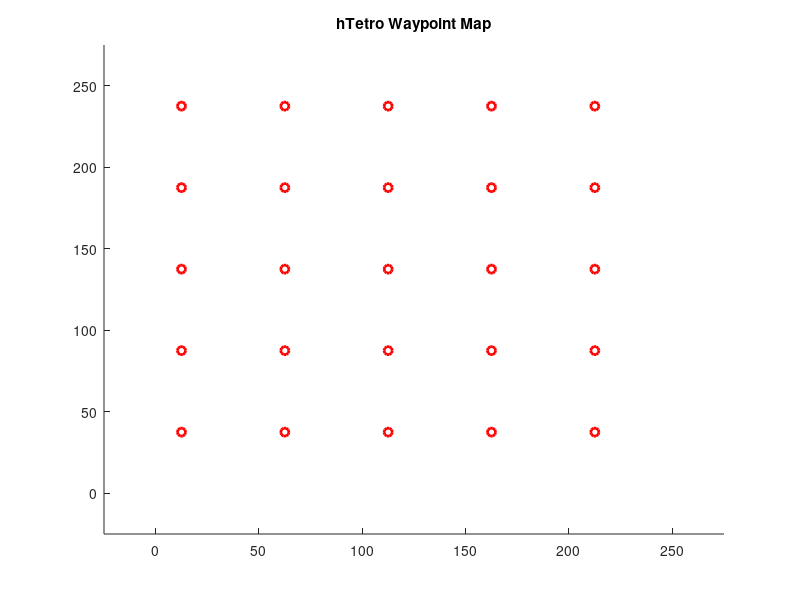

Reproduce this figure in MATLAB. (Note: this script raises an error after producing the figure.)
clf
cla
close all;
clc;

%% Variable Setup

addpath('C:\Users\IceFox\Desktop\ERMINE\MATLAB\Robot_PC')
addpath('C:\Users\IceFox\Desktop\ERMINE\MATLAB\Robot_PC\Maps')

% General Map Setup
file_map = 'Empty';   % Set Map as 'Empty' for empty map
grid_size = [10 10];   % Assign values for grid size if an empty map is chosen
grid_w = 25;    % Grid width (unit:cm)

tol_wp = 6; %18    % Waypoint tolerance (unit:cm)               
tol_line_width =  10; %12;    % Route deviation tolerance (unit:cm)

cvg_sample_side = [20 20];  % Robot map coverage samples size 
fixed_offset = [96.5 -54.5];    % Initial robot position offset (unit:cm)

% Grid Map Setup
starting_grid = [1 2];  % Robot starting grid
clims = [-1000, 200];  % Grid color map limits
grid_coverage_grid_default_value = -980;
grid_coverage_colormap = 'parula'; % Colormap format
grid_coverage_sim_increase = 8; % Grid color map value increased for each step during simulation;
grid_coverage_increase = 1; % Grid color map value increased for each step during robot demo;

% Algorithms
Algorithm = 'square_waypoint';
navigation_mode = 'Point';
zigzag_mode = 'simple';

% Time Frame Setup
max_step = 20000;   % Maximum system steps
interval_system_time = 4;   % Robot dynamics update intervals
interval_normal_linear_command_send = 15; % Robot normal linear commands sending interval
interval_rotation_command_send = 10;    % Robot rotation commands sending interval

% Robot Dynamics Setup
robot_Form = 2; % Robot starting shape
tol_transform = pi/50;  % Robot Transformation angle tolerance (unit:rad)
Dy_angv_transform = pi/4;  % Robot transformation angular velocity (unit:rad)
tol_heading = pi/7; % Robot heading deviation tolerance (unit:rad)

update_rate_streaming = 1;  % Robot position update rate during data streaming
update_rate_streaming_single_value = 1; % Robot position update rate during data streaming with single values
update_rate_sim = 0.2; % Robot position update rate during simulation

% Serial Communication Setup
Serial_port = 'COM12';  % Communication port to XBee module
baudrate = 9600;    % default:9600


% Toggle 
is_xbee_on = false; 
is_streaming_on = false;

is_calculate_coverage = false;
is_calculate_grid_coverage_duration = true;
is_display_coverage_map = false;
is_display_wp = true;   
is_display_wp_clearing = false;
is_display_route = true;
is_display_route_clearing = true;
is_display_grid_on = true;
is_display_obstacle = true;
is_display_grid_coverage_map = true;
is_display_ignite_swept_grid = true;
is_print_coverage = false;
is_print_sent_commands = true;
is_print_route_deviation = false;
is_fixed_offset = false;
is_sim_normal_noise_on= false;
is_sim_large_noise_y_on = false;
is_sim_heading_correction = false;
is_streaming_collect_single_values = true;

% Data streaming setup
streaming_max_single_val = 1000;                 % Accepted maximum streaming value from data log. (unit: cm)
streaming_max_shift_dis = 35;                       % Accepted maximum shifting distance between two positions. (unit: cm)
streaming_max_shift_dis_single_value = 30;    % Accepted maximum shifting distance between two positions during single value streaming (unit: cm)

max_pos_initialize = 10;    % Number of valid position values required to finish robot initialization

% Simulation Setup
sim_noise_normal = 20;  % Noise value during simulation (unit: cm)
sim_noise_large_y_frequency = 0.05; % Frequency of large Y axis noise during simulation 
sim_noise_large_y = 50; % large Y axis noise value during simulation (unit: cm)

robot_weight = [1.5 1.5 1.5 1.5]; % Robot weights (unit: kg)


%% Variable initialization

is_using_obs_map = false;

Map_obs = [];
if exist([file_map, '.txt'], 'file') == 2
    Map_obs = csvread([file_map, '.txt']);
    disp(['Map: ', file_map, '.txt loaded successfully!']);
    grid_size = Map_obs(1,:);
    is_using_obs_map = true;
else
    disp(['Default map loaded successfully!']);
end
heading = [0 0 pi pi];

time_pause = interval_system_time/700;

pos_uwb_offset = [12.5 37.5];
flex_offset = [0 0];
pos_uwb_raw =  zeros(2, max_step);
pos_uwb = zeros(2, max_step);

pos_center = zeros(4, 2, max_step);

%heading = zeros(4, max_step);

Grid_setup = zeros(grid_size(2),  grid_size(1));
Grid_current =  zeros(grid_size(2),  grid_size(1), max_step);
Grid_visited =  ones(grid_size(2),  grid_size(1), max_step)* grid_coverage_grid_default_value;
Grid_obstacle = zeros(grid_size(2),  grid_size(1), max_step);
for idxobs = 2:size(Map_obs,1)
    Grid_visited(Map_obs(idxobs,1),Map_obs(idxobs,2),1) = clims(1);
    Grid_obstacle(Map_obs(idxobs,1),Map_obs(idxobs,2),1) = 1;
end

robot_center_Grid = [];
robot_Grid = [];

prev_char_command = 'S';
command_count_normal_linear = 0;
command_count_rotation = 0;

Dy_force = zeros(4, 2, max_step);
Dy_a = zeros(4, 2, max_step);
Dy_v = zeros(4, 2, max_step);

is_rotating = false;

Wp = [];

Circle_Wp = [];
Obstacles = [];

Line_Linear_Route = [];

Line_Robot = [];
Line_Robot_area = [];
Line_Border = [];
loc_center = [0 0];

is_transforming = false;

RobotShapes = [0 0 0 0 ;              
                        0 0 pi pi;
                        0 0 0 -pi;
                        -pi 0 0 0;
                        -pi 0 0 -pi;
                        -pi/2 0 pi 0;
                        -pi/2 0 pi pi/2];
                    
for idx = 1:3
    RobotShapes = [RobotShapes; RobotShapes + pi/2*idx];
end
                    
%                                    Robot Shapes
%   =====================================
%         s01     s02      s03     s04      s05        s06       s07
%   -----------------------------------------------------------------
%
%          4                  3 4       4
%          3       2 3       2         3       4 3        2 3 4     2 3
%          2       1 4       1       1 2         2 1        1           1 4
%          1                      
%
%         s08           s010         s11        s12       s13      s14
%   -----------------------------------------------------------------
%
%                        1 2 4        1              4         2            2
%       1 2 3 4            3         2 3 4      2 3      1 3         1 3
%                                                     1           4         4
%  

Robot_Relative_Pos = [0 -1; 0 1; 0 2;
                                 0 -1; 1 0; 1 -1;
                                 -1 0; 0 1; 1 1;
                                 -1 0; 0 1; 0 2;
                                 1 0; 0 1; -1 1;
                                 1 -1; 1 0; 2 0;
                                 1 -1; 1 0; 2 -1];
                             


Char_command_array_linear = ['R', 'F', 'L', 'B'];
Char_command_array_linear_adjustment =  ['r', 'f', 'l', 'b'];
heading_command_compensate = 0;

char_command = 'S';
Cvg = [];
count_cvg_point = 0;
cvg_sample_w = grid_w*[grid_size(2)/cvg_sample_side(1) grid_size(1)/cvg_sample_side(2)];
grid_dhw = sqrt(2) / 2 * grid_w;

count_pos_initialize = 0;
is_pos_initialized = false;
pos_initial = [];

if (is_xbee_on)
    delete(instrfindall);
    arduino = serial(Serial_port,'BaudRate',baudrate);
    fopen(arduino);
    
    % TO CHANGE!
    writedata = char('2');
    fwrite(arduino,writedata,'char');
end

for idxx = 1:(cvg_sample_side(2)+1)
    for idxy = 1:(cvg_sample_side(1)+1)
        Cvg = [Cvg; cvg_sample_w(1)*(idxy-1) cvg_sample_w(2)*(idxx-1) 0];
    end
end

%% Waypoint Generation

if (strcmp(navigation_mode,'Line'))

    wp_current = 1;
    disp('Generating robot routes...')
    if (strcmp(zigzag_mode, 'shape_O_I'))
        for idx = 1: grid_size(2)-2
            if (mod(idx, 4) == 1)
                if (idx == 1)
                    Wp = [Wp; 0.5*grid_w  (idx+0.5)*grid_w 2 1];
                else
                    Wp = [Wp; 0.5*grid_w  (idx+floor(idx/2)+0.5)*grid_w 2 0];
                end
            end
            if (mod(idx, 4) == 2)
                Wp = [Wp; (grid_size(1) - 1.5)*grid_w  (idx+floor(idx/2)-1.5)*grid_w 2 0];
            end
            if (mod(idx, 4) == 3)
                Wp = [Wp; (grid_size(1) - 1.5)*grid_w (idx+floor(idx/2)-0.5)*grid_w 2 0];
            end
            if (mod(idx, 4) == 0)
                Wp = [Wp; 0.5*grid_w  (idx+floor(idx/2)-2.5)*grid_w 2 0];
            end
        end
    elseif(strcmp(zigzag_mode, 'simple'))
        for idx = 1: grid_size(2)
            if (mod(idx, 4) == 1)
                if (idx == 1)
                    Wp = [Wp; 0.5*grid_w  (idx+0.5)*grid_w 2 1];
                else
                    Wp = [Wp; 0.5*grid_w  (idx+0.5)*grid_w 2 0];
                end
            end
            if (mod(idx, 4) == 2)
                Wp = [Wp; (grid_size(2) - 1.5)*grid_w  (idx-0.5)*grid_w 2 0];
            end
            if (mod(idx, 4) == 3)
                Wp = [Wp; (grid_size(2) - 1.5)*grid_w (idx+0.5)*grid_w 2 0];
            end
            if (mod(idx, 4) == 0)
                Wp = [Wp; 0.5*grid_w  (idx-0.5)*grid_w 2 0];
            end
        end
    end
elseif (strcmp(navigation_mode,'Point'))
    disp('Generating waypoints...')
    wp_current = 1;
    for idx = 1: grid_size(2)
        if (mod(idx, 4) == 1)
            Wp = [Wp; 0.5*grid_w  (idx+0.5)*grid_w 1];
            Wp = [Wp; (0.5+(grid_size(1)-2)*1/4.0)*grid_w  (idx+0.5)*grid_w 25];
            Wp = [Wp; (0.5+(grid_size(1)-2)*2/4.0)*grid_w  (idx+0.5)*grid_w 8];
            Wp = [Wp; (0.5+(grid_size(1)-2)*3/4.0)*grid_w  (idx+0.5)*grid_w 9];
        end
        if (mod(idx, 4) == 2)
            Wp = [Wp; (grid_size(1) - 1.5)*grid_w  (idx-0.5)*grid_w 21];
        end
        if (mod(idx, 4) == 3)
            Wp = [Wp; (grid_size(1) - 1.5)*grid_w (idx+0.5)*grid_w 2];
            Wp = [Wp; (grid_size(1) - 1.5 - (grid_size(1)-2)*1/4.0)*grid_w  (idx+0.5)*grid_w 11];
            Wp = [Wp; (grid_size(1) - 1.5 - (grid_size(1)-2)*2/4.0)*grid_w  (idx+0.5)*grid_w 13];
            Wp = [Wp; (grid_size(1) - 1.5 - (grid_size(1)-2)*3/4.0)*grid_w  (idx+0.5)*grid_w 5];
        end
        if (mod(idx, 4) == 0)
            Wp = [Wp; 0.5*grid_w  (idx-0.5)*grid_w 2];
        end
    end
elseif (strcmp(navigation_mode,'Shape_O_I_gen'))
    disp('Generating waypoints...')
    wp_current = 1;
    Wp = wp_generator_Shape_O_I(grid_size, grid_w, Grid_obstacle, 2, true);
elseif (strcmp(navigation_mode,'Astar_algorithm'))
    disp('Generating waypoints...')
    wp_current = 1;
    Wp = wp_generator_a_star(grid_size, grid_w, Grid_obstacle, 2, starting_grid, true);
    
    Wp_hack = [];
    for idx = 1: grid_size(2)
        if (mod(idx, 4) == 1)
            Wp_hack = [Wp_hack; 0.5*grid_w  (idx+0.5)*grid_w 1];
        end
        if (mod(idx, 4) == 2)
            Wp_hack = [Wp_hack; (grid_size(1) - 1.5)*grid_w  (idx-0.5)*grid_w 1];
        end
        if (mod(idx, 4) == 3)
            Wp_hack = [Wp_hack; (grid_size(1) - 1.5)*grid_w (idx+0.5)*grid_w 1];
        end
        if (mod(idx, 4) == 0)
            Wp_hack = [Wp_hack; 0.5*grid_w  (idx-0.5)*grid_w 1];
        end
    end
else
    disp('Navigation method is invalid.')
    disp('Terminating Matlab script...')
    return
end

%% DRAW MAP


figure(1)
axis([-grid_w grid_w*(grid_size(1)+1) -grid_w grid_w*(grid_size(2)+1)])
title('hTetro Waypoint Map')
hold on


 % Draw Waypoints
if (is_display_wp)
    for idx = 1: size(Wp,1)
        Circle_Wp(idx) = plot(Wp(idx, 1), Wp(idx, 2),'Color', 'r', 'LineWidth', 2, 'Marker', 'o');
    end
end

if (is_using_obs_map)
    if (is_display_obstacle)
        figure(1)
        for idxobs = 2:size(Map_obs,1)
                Obstacles = rectangle('Position', [grid_w*(Map_obs(idxobs, :) - [1 1]), grid_w grid_w], ...
                                                'FaceColor', [0 0 0]);
        end
    end
end

txt_endLine = [0 0];
txt_endLine_last = [0 0];

%% Square Waypoint  (SW)
tic
if ( strcmp( Algorithm, 'square_waypoint'))
    
    % Algorithm Setup
    occup_start = [2 1; 1 1; 1 2; 2 2];
    
    for idx = 1: 4
        Grid_current( occup_start( idx, 1), occup_start( idx, 2), 1) = idx ;
        Grid_visited( occup_start( idx, 1), occup_start( idx, 2), 1) = 1;
    end 
    pos_uwb_raw(:, 1) = pos_uwb_offset;
    pos_uwb(:, 1) = pos_uwb_raw(:, 1);

    % Algorithm Main Loop
    for step = 1:max_step
        
        % Pause function
        pause(time_pause);
           
        % streaming input
        if (is_streaming_on)
           
            fid = fopen('C:\Marvelmind\dashboard\logs\TestLog.txt','rt');
            txt_Streaming = textscan(fid, '%f %f %f %f %f %f %f %f %f %f %f %f %f %f %f', 'delimiter', ',','collectoutput',true...
                  , 'HeaderLines', 3);
            txt_Streaming=txt_Streaming{1};
            fclose(fid);
            txt_rows=size(txt_Streaming,1);
            txt_endLine = txt_Streaming(end, 5:6);
            
            if (is_fixed_offset) 
                txt_endLine = txt_endLine*100 + fixed_offset;
            else
                txt_endLine = txt_endLine*100 + flex_offset;
            end
            
            % Initialize starting position
            if (~is_pos_initialized && (txt_endLine(1) ~= 0 &&  ~isnan(txt_endLine(1))  &&  txt_endLine(2) ~= 0 &&  ~isnan(txt_endLine(2))))
                if (txt_endLine(1) < streaming_max_single_val && txt_endLine(2) < streaming_max_single_val)
                    count_pos_initialize = count_pos_initialize + 1;
                    pos_initial = [pos_initial; txt_endLine];
                    if count_pos_initialize >= max_pos_initialize
                        txt_endLine_last = mean(pos_initial);
                        is_pos_initialized = true;
                        disp(['Position initialized at x:',  num2str(txt_endLine_last(1)), '; y:', num2str(txt_endLine_last(2))]);
                        flex_offset = (starting_grid - [0.5 0.5])* grid_w - txt_endLine_last;
                        %pos_uwb_offset = txt_endLine_last - starting_grid * grid_w;
                        txt_endLine_last = starting_grid * grid_w;
                    end
                    pos_uwb(:, step+1) = pos_uwb(:, step);
                end
            elseif  (is_pos_initialized)
                % Streaming with Dashboard data
                if (~is_streaming_collect_single_values && txt_endLine(1) ~= 0 &&  ~isnan(txt_endLine(1))  &&  txt_endLine(2) ~= 0 &&  ~isnan(txt_endLine(2)) )
                    if (txt_endLine_last(1) ~= txt_endLine(1) || txt_endLine_last(2) ~= txt_endLine(2)) 
                        if norm(txt_endLine_last - txt_endLine) < streaming_max_shift_dis
                            line([txt_endLine_last(1) txt_endLine(1)], [txt_endLine_last(2) txt_endLine(2)]);
                            txt_endLine_last = txt_endLine;
                            pos_uwb(:, step+1) = (1 - update_rate_streaming) * pos_uwb(:, step) + update_rate_streaming * txt_endLine_last.' ;
                        else
                            pos_uwb(:, step+1) = pos_uwb(:, step);
                        end
                    else
                        pos_uwb(:, step+1) = pos_uwb(:, step);
                    end
                % Single value allowed for data streaming at higher frequency
                elseif (is_streaming_collect_single_values && txt_endLine(1) ~= 0  && txt_endLine(2) ~= 0 )
                     if(~isnan(txt_endLine(1)) && ~isnan(txt_endLine(2)))
                        if (txt_endLine_last(1) ~= txt_endLine(1) || txt_endLine_last(2) ~= txt_endLine(2)) 
                            if norm(txt_endLine_last - txt_endLine) < streaming_max_shift_dis
                                line([txt_endLine_last(1) txt_endLine(1)], [txt_endLine_last(2) txt_endLine(2)]);
                                txt_endLine_last = txt_endLine;
                                pos_uwb(:, step+1) = (1 - update_rate_streaming) * pos_uwb(:, step) + update_rate_streaming * txt_endLine_last.' ;
                            else
                                pos_uwb(:, step+1) = pos_uwb(:, step);
                            end
                        else
                            pos_uwb(:, step+1) = pos_uwb(:, step);
                        end
                     elseif(~isnan(txt_endLine(1)))
                        if (txt_endLine_last(1) ~= txt_endLine(1))
                            txt_endLine = [txt_endLine(1) txt_endLine_last(2)];
                            if norm(txt_endLine_last - txt_endLine) < streaming_max_shift_dis_single_value
                                line([txt_endLine_last(1) txt_endLine(1)], [txt_endLine_last(2) txt_endLine_last(2)]);
                                txt_endLine_last = txt_endLine;
                                pos_uwb(:, step+1) = (1 - update_rate_streaming_single_value) * pos_uwb(:, step) + update_rate_streaming_single_value * txt_endLine_last.' ;
                            else
                                pos_uwb(:, step+1) = pos_uwb(:, step);
                            end
                        else
                            pos_uwb(:, step+1) = pos_uwb(:, step);
                        end
                    elseif(~isnan(txt_endLine(2)))
                        if (txt_endLine_last(2) ~= txt_endLine(2))
                            txt_endLine = [txt_endLine_last(1) txt_endLine(2)];
                            if norm(txt_endLine_last - txt_endLine) < streaming_max_shift_dis_single_value
                                line([txt_endLine_last(1) txt_endLine_last(1)], [txt_endLine_last(2) txt_endLine(2)]);
                                txt_endLine_last = txt_endLine;
                                pos_uwb(:, step+1) = (1 - update_rate_streaming_single_value) * pos_uwb(:, step) + update_rate_streaming_single_value * txt_endLine_last.'  ;
                            else
                                pos_uwb(:, step+1) = pos_uwb(:, step);
                            end
                        else
                            pos_uwb(:, step+1) = pos_uwb(:, step);
                        end
                    else
                        pos_uwb(:, step+1) = pos_uwb(:, step);
                    end
                else
                    pos_uwb(:, step+1) = pos_uwb(:, step);
                end
            else
                pos_uwb(:, step+1) = pos_uwb(:, step);
            end
        end
        
        % Grid Info
        robot_center_Grid = [1+floor(pos_uwb(1, step)/grid_w) 1+floor(pos_uwb(2, step)/grid_w)];
        rotated_relative_grid_pos = rotationMatrix(Robot_Relative_Pos, Wp(wp_current, 3));
        robot_Grid = [ rotated_relative_grid_pos(1,:);
                             0 0;
                            rotated_relative_grid_pos(2,:);
                            rotated_relative_grid_pos(3,:)] + robot_center_Grid;
                        
        Grid_visited(:,:,step+1) = Grid_visited(:,:,step);
        for idxbox = 1:4
            if (robot_Grid(idxbox,1) > 0 && robot_Grid(idxbox,2) > 0 &&...
                    robot_Grid(idxbox,1) <= grid_size(1) && robot_Grid(idxbox,2) <= grid_size(2))
                if (Grid_visited(robot_Grid(idxbox,1),robot_Grid(idxbox,2),step+1) == grid_coverage_grid_default_value)
                    Grid_visited(robot_Grid(idxbox,1),robot_Grid(idxbox,2),step+1) = 0;
                else
                    if(~is_streaming_on)
                        Grid_visited(robot_Grid(idxbox,1),robot_Grid(idxbox,2),step+1) = ...
                            Grid_visited(robot_Grid(idxbox,1),robot_Grid(idxbox,2),step) + grid_coverage_sim_increase;
                    else
                        Grid_visited(robot_Grid(idxbox,1),robot_Grid(idxbox,2),step+1) = ...
                            Grid_visited(robot_Grid(idxbox,1),robot_Grid(idxbox,2),step) + grid_coverage_increase;
                    end
                end
            end
        end
        if (is_display_grid_coverage_map)
            figure(2)
            title('hTetro Coverage Map')
            imagesc(flipud(transpose(Grid_visited(:,:,step+1))), clims)
            cmap = colormap(grid_coverage_colormap);
            cmap(1,:) = zeros(1,3);
            colormap(cmap);
            colorbar
            figure(1)
        end
        
        % Waypoint clearing
        %{
        if(norm(pos_uwb(:, step).' - Wp(wp_current, 1:2)) < tol_wp )
            if (is_display_wp && is_display_wp_clearing)
                delete(Circle_Wp(wp_current));
            end
            wp_current = wp_current + 1;
            % Break condition
            if wp_current > size(Wp,1)
                break;
            end
            heading_command_compensate = floor((Wp(wp_current, 3)-1)/7);
        end
        %}
        
        % Transformation
        is_require_transform = false;
        for rbtidx = 1:4
            if abs(heading(rbtidx) - RobotShapes(Wp(wp_current, 3),rbtidx)) > tol_transform
                is_require_transform = true;
            end
        end
        
        if (robot_Form ~= Wp(wp_current, 3) && is_require_transform)
            if (command_count_rotation >= interval_rotation_command_send)
                is_transforming = true;
                if (is_xbee_on)
                    writedata = char(num2str(Wp(wp_current, 3)));
                    fwrite(arduino,writedata,'char');
                end
                prev_char_command = char(num2str(Wp(wp_current, 3)));
                if (is_print_sent_commands) 
                    disp(['Time:', num2str(round(toc,2)), 's; Command Sent: ''' , num2str(Wp(wp_current, 3)), ''''])
                end
                command_count_rotation = 0;
            else
                command_count_rotation = command_count_rotation + 1;
            end
        else
            robot_Form = Wp(wp_current, 3);
            heading_command_compensate = floor((Wp(wp_current, 3)-1)/7);
            is_transforming = false;
        end
            
        % Robot Motion
        if (~is_pos_initialized && is_streaming_on)
            pos_uwb(:, step+1) = pos_uwb(:, step);
        elseif (is_transforming)
            heading = robotTransformation(Wp(wp_current, 3), heading, RobotShapes, tol_transform, Dy_angv_transform);
            pos_uwb(:, step+1) = pos_uwb(:, step);
        elseif (heading(2) > tol_heading && is_sim_heading_correction ) 
            [Dy_v(:, :, step), heading] = robotMovement('l', heading, 0);
            pos_uwb(:, step+1) = pos_uwb(:, step);
        elseif (heading(2) < - tol_heading && is_sim_heading_correction) 
            [Dy_v(:, :, step), heading]  = robotMovement('r', heading, 0);
            pos_uwb(:, step+1) = pos_uwb(:, step);
        else
            % Waypoint navigation
            if (strcmp(navigation_mode,'Point'))
                if abs(Wp(wp_current, 1) - pos_uwb(1,step)) > abs(Wp(wp_current, 2) - pos_uwb(2,step)) 
                    if Wp(wp_current, 1) - pos_uwb(1,step) > 0
                        char_command = Char_command_array_linear(1+mod(heading_command_compensate,4));  
                    else
                        char_command = Char_command_array_linear(1+mod(heading_command_compensate+2,4));
                    end
                else
                    if Wp(wp_current, 2) - pos_uwb(2,step) > 0
                        char_command = Char_command_array_linear(1+mod(heading_command_compensate+1,4));
                    else
                        char_command = Char_command_array_linear(1+mod(heading_command_compensate+3,4));
                    end
                end
            % Line navigation
            elseif (strcmp(navigation_mode,'Line'))
                if (Wp(wp_current, 4) == 1)
                    if abs(Wp(wp_current, 1) - pos_uwb(1,step)) > abs(Wp(wp_current, 2) - pos_uwb(2,step)) 
                        if Wp(wp_current, 1) - pos_uwb(1,step) > 0
                            char_command = Char_command_array_linear(1+mod(heading_command_compensate,4));  
                        else
                            char_command = Char_command_array_linear(1+mod(heading_command_compensate+2,4));
                        end
                    else
                        if Wp(wp_current, 2) - pos_uwb(2,step) > 0
                            char_command = Char_command_array_linear(1+mod(heading_command_compensate+1,4));
                        else
                            char_command = Char_command_array_linear(1+mod(heading_command_compensate+3,4));
                        end
                    end
                else
                    route_deviation = Dis_point_line([pos_uwb(: , step).' 0], [Wp(wp_current, 1:2) 0], [Wp(wp_current-1, 1:2) 0]) - tol_line_width;
                    if  (route_deviation < 0)
                        if abs(Wp(wp_current, 1) - pos_uwb(1,step)) > abs(Wp(wp_current, 2) - pos_uwb(2,step)) 
                            if Wp(wp_current, 1) - pos_uwb(1,step) > 0
                                char_command = Char_command_array_linear(1+mod(heading_command_compensate,4));  
                            else
                                char_command = Char_command_array_linear(1+mod(heading_command_compensate+2,4));
                            end
                        else
                            if Wp(wp_current, 2) - pos_uwb(2,step) > 0
                                char_command = Char_command_array_linear(1+mod(heading_command_compensate+1,4));
                            else
                                char_command = Char_command_array_linear(1+mod(heading_command_compensate+3,4));
                            end
                        end
                    else
                        if (is_print_route_deviation)
                            disp(['Time:', num2str(round(toc,2)), 's; Grid: (', num2str(robot_center_Grid(1)), ',' num2str(robot_center_Grid(2)), ...
                                    '); Track deviation: ', num2str(round(route_deviation,2)), 'cm.' ]);
                        end
                        
                        closest_point_to_track = closestPoint(pos_uwb(:,step).', Wp(wp_current-1, 1:2), Wp(wp_current, 1:2));

                        if abs(closest_point_to_track(1) - pos_uwb(1,step)) > abs(closest_point_to_track(2) - pos_uwb(2,step)) 
                            if closest_point_to_track(1) - pos_uwb(1,step) > 0
                                char_command = Char_command_array_linear_adjustment(1+mod(heading_command_compensate,4));  
                            else
                                char_command = Char_command_array_linear_adjustment(1+mod(heading_command_compensate+2,4));
                            end
                        else
                            if closest_point_to_track(2) - pos_uwb(2,step) > 0
                                char_command = Char_command_array_linear_adjustment(1+mod(heading_command_compensate+1,4));
                            else
                                char_command = Char_command_array_linear_adjustment(1+mod(heading_command_compensate+3,4));
                            end
                        end
                    end
                end
            elseif (strcmp(navigation_mode,'Shape_O_I_gen'))
                if(~is_require_transform && norm(pos_uwb(:, step).' - Wp(wp_current, 1:2)) > tol_wp )
                    if abs(Wp(wp_current, 1) - pos_uwb(1,step)) > abs(Wp(wp_current, 2) - pos_uwb(2,step)) 
                        if Wp(wp_current, 1) - pos_uwb(1,step) > 0
                            char_command = Char_command_array_linear(1+mod(heading_command_compensate,4));  
                        else
                            char_command = Char_command_array_linear(1+mod(heading_command_compensate+2,4));
                        end
                    else
                        if Wp(wp_current, 2) - pos_uwb(2,step) > 0
                            char_command = Char_command_array_linear(1+mod(heading_command_compensate+1,4));
                        else
                            char_command = Char_command_array_linear(1+mod(heading_command_compensate+3,4));
                        end
                    end
                else
                    char_command = 'S';
                end
            elseif (strcmp(navigation_mode,'Astar_algorithm'))
                if(~is_require_transform && norm(pos_uwb(:, step).' - Wp(wp_current, 1:2)) > tol_wp )
                    if abs(Wp(wp_current, 1) - pos_uwb(1,step)) > abs(Wp(wp_current, 2) - pos_uwb(2,step)) 
                        if Wp(wp_current, 1) - pos_uwb(1,step) > 0
                            char_command = Char_command_array_linear(1+mod(heading_command_compensate,4));  
                        else
                            char_command = Char_command_array_linear(1+mod(heading_command_compensate+2,4));
                        end
                    else
                        if Wp(wp_current, 2) - pos_uwb(2,step) > 0
                            char_command = Char_command_array_linear(1+mod(heading_command_compensate+1,4));
                        else
                            char_command = Char_command_array_linear(1+mod(heading_command_compensate+3,4));
                        end
                    end
                else
                    char_command = 'S';
                end
            end
            %disp([pos_uwb(:, step).', Wp(wp_current, 1:2)])
            %disp(norm(pos_uwb(:, step).' - Wp(wp_current, 1:2)))
            % Movement for simulations
            if (~is_streaming_on && ~is_transforming)
                [Dy_v(:, :, step), heading]  = robotMovement(char_command, heading, 2);
                sim_noise = 0;
                if (is_sim_normal_noise_on)
                    sim_noise = sim_noise + rand(2,1) * sim_noise_normal - sim_noise_normal/2.0;
                end
                if (is_sim_large_noise_y_on && rand < sim_noise_large_y_frequency) 
                    sim_noise = sim_noise + [0.5; rand] * sim_noise_large_y - sim_noise_large_y/2.0;
                end
                pos_uwb(:, step+1) = Dy_v(2, :, step).' * interval_system_time+ ...
                                                    update_rate_sim* (pos_uwb(:, step) + sim_noise)...
                                                   + (1 - update_rate_sim)* pos_uwb(:, step);
                                               
                               
            end
        end
        
        if(norm(pos_uwb(:, step+1).' - Wp(wp_current, 1:2)) < tol_wp )
            if (is_display_wp && is_display_wp_clearing)
                delete(Circle_Wp(wp_current));
            end
            wp_current = wp_current + 1;
            char_command = 'S';
            % Break condition
            if wp_current > size(Wp,1)
                break;
            end
            
        end
        
        % Xbee Communication
        if (~is_transforming && ~strcmp(char_command,char(prev_char_command)) || (command_count_normal_linear >= interval_normal_linear_command_send))
            if (is_xbee_on)
                writedata = char(char_command);
                fwrite(arduino,writedata,'char');
            end
            prev_char_command = char_command;
            if (is_print_sent_commands) 
                %disp(['Time:', num2str(round(toc,2)), 's; Command Sent: ''' , char_command, ''''])
                %disp([pos_uwb(:, step+1).', Wp(wp_current, 1:2)])
            end
            command_count_normal_linear = 0;
        else
            command_count_normal_linear = command_count_normal_linear + 1;
        end
        
        
        % calibrate pos here
        pos_x = pos_uwb(1,step);
        pos_nx = pos_uwb(1, step+1);
        pos_y = pos_uwb(2,step);
        pos_ny = pos_uwb(2, step+1);
        
        %% Figure!!
        
        % remove previous robot line plot
        if (~isempty(Line_Robot))
            delete(Line_Robot)
            delete(Line_Linear_Route)
        end
        Line_Robot = [];
        Line_Border = [];
        Line_Linear_Route = [];
        
        % Determine Robot center
        pos_center(2,:, step) = [pos_x pos_y];
        pos_center(1,:, step) =  pos_center(2,:,step) + grid_dhw* ...
                                   [sin(pi/4 - heading(2))-cos(pi/4 - heading(1)) ...
                                    -cos(pi/4 - heading(2))-sin(pi/4 - heading(1))];
        pos_center(3,:, step) =  pos_center(2,:,step) + grid_dhw* ...
                                   [cos(pi/4 - heading(2))+sin(heading(3) - pi/4) ...
                                    sin(pi/4 - heading(2))+cos(heading(3) - pi/4)];
        pos_center(4,:, step) =  pos_center(3,:,step) + grid_dhw* ...
                                   [sin(-pi/4 + heading(3))+sin(pi/4 + heading(4)) ...
                                    cos(-pi/4 + heading(3))+cos(pi/4 + heading(4))]; 
        
        pos_center(2,:, step+1) = [pos_nx pos_ny];
        pos_center(1,:, step+1) =  pos_center(2,:, step+1) + grid_dhw* ...
                                   [sin(pi/4 - heading(2))-cos(pi/4 - heading(1)) ...
                                    -cos(pi/4 - heading(2))-sin(pi/4 - heading(1))];
        pos_center(3,:, step+1) =  pos_center(2,:, step+1) + grid_dhw* ...
                                   [cos(pi/4 - heading(2))+sin(heading(3) - pi/4) ...
                                    sin(pi/4 - heading(2))+cos(heading(3) - pi/4)];
        pos_center(4,:, step+1) =  pos_center(3,:,step+1)  + grid_dhw* ...
                                   [sin(-pi/4 + heading(3))+sin(pi/4 + heading(4)) ...
                                    cos(-pi/4 + heading(3))+cos(pi/4 + heading(4))]; 
        

        % plot robot BG
        if (is_display_coverage_map == true)
            for robidx = 1:4
            Line_Robot(robidx,1) = line([pos_center(robidx, 1, step)+grid_dhw*cos(pi/4 - heading(robidx)) ...
                                                     pos_center(robidx, 1, step)+grid_dhw*sin(pi/4 - heading(robidx))], ...
                                                    [pos_center(robidx, 2, step)+grid_dhw*sin(pi/4 -  heading(robidx)) ...
                                                     pos_center(robidx, 2, step)+grid_dhw*-cos(pi/4 -  heading(robidx))], 'Color', 'yellow', 'LineWidth', 2);
            Line_Robot(robidx,2) = line([pos_center(robidx, 1, step)+grid_dhw*cos(pi/4 -  heading(robidx))... 
                                                     pos_center(robidx, 1, step)+grid_dhw*-sin(pi/4 -  heading(robidx))], ...
                                                    [ pos_center(robidx, 2, step)+grid_dhw*sin(pi/4 -  heading(robidx))...
                                                      pos_center(robidx, 2, step)+grid_dhw*cos(pi/4 -  heading(robidx))], 'Color', 'yellow', 'LineWidth', 2);
            Line_Robot(robidx,3) = line([pos_center(robidx, 1, step)+grid_dhw*-cos(pi/4 -  heading(robidx)) ...
                                                     pos_center(robidx, 1, step)+grid_dhw*-sin(pi/4 -  heading(robidx))], ...
                                                    [ pos_center(robidx, 2, step)+grid_dhw*-sin(pi/4 -  heading(robidx)) ...
                                                      pos_center(robidx, 2, step)+grid_dhw*cos(pi/4 -  heading(robidx))], 'Color', 'yellow', 'LineWidth', 2);
            Line_Robot(robidx,4) = line([pos_center(robidx, 1, step)+grid_dhw*-cos(pi/4 -  heading(robidx)) ...
                                                     pos_center(robidx, 1, step)+grid_dhw*sin(pi/4 -  heading(robidx))], ...
                                                    [ pos_center(robidx, 2, step)+grid_dhw*-sin(pi/4 -  heading(robidx))...
                                                      pos_center(robidx, 2, step)+grid_dhw*-cos(pi/4 -  heading(robidx))], 'Color', 'yellow', 'LineWidth', 2);
             end
        end
        
        % Draw Outer Border
        Line_Border(1) = line([0 0], [0 grid_w*grid_size(2)], 'Color', 'black', 'LineWidth', 2);
        Line_Border(2) =line([0 grid_w*grid_size(1)], [0 0], 'Color', 'black', 'LineWidth', 2);
        Line_Border(3) =line([grid_w*grid_size(1) 0], [grid_w*grid_size(2) grid_w*grid_size(2)], 'Color', 'black', 'LineWidth', 2);
        Line_Border(4) =line([grid_w*grid_size(1) grid_w*grid_size(1)], [grid_w*grid_size(2) 0], 'Color', 'black', 'LineWidth', 2);
        
        if(is_display_ignite_swept_grid)
            
        end
        
        
        if (is_display_grid_on)
            for idxx = 1:(grid_size(1) + 1)
                line(grid_w*[(idxx-1) (idxx-1)], grid_w*[0 grid_size(2)], 'Color', 'black', 'LineWidth', 0.5);
            end
            for idxy = 1:(grid_size(2) + 1)
                line(grid_w*[0 grid_size(1)], grid_w*[(idxy-1) (idxy-1)], 'Color', 'black', 'LineWidth', 0.5);
            end
        end
        
        % Draw Robot Tracks
        % TODO: track rotation!
        if (strcmp(navigation_mode,'Line') && is_display_route)
            if (is_display_route_clearing)
                wpidx_begin = wp_current;
            else 
                wpidx_begin = 2;
            end
            for wpidx = wpidx_begin : size(Wp,1)
                if (Wp(wpidx, 4) ~= 1)
                    route_norm_vector = null(Wp(wpidx, 1:2) - Wp(wpidx-1, 1:2)).';
                    line_linear_route_v1 = Wp(wpidx-1, 1:2) - route_norm_vector()*tol_line_width;
                    line_linear_route_v2 = Wp(wpidx, 1:2) + route_norm_vector()*tol_line_width;
                    line_linear_route_x = [line_linear_route_v1(1) line_linear_route_v2(1) line_linear_route_v2(1) line_linear_route_v1(1) line_linear_route_v1(1)];
                    line_linear_route_y = [line_linear_route_v1(2) line_linear_route_v1(2) line_linear_route_v2(2) line_linear_route_v2(2) line_linear_route_v1(2)];
                    %{route_norm_vector = null(Wp(Wpidx, 1:2) - Wp(Wpidx, 1:2)).';
                    Line_Linear_Route = [ Line_Linear_Route, plot(line_linear_route_x, line_linear_route_y, 'b-')]; 
                end
            end
        end
        
        % Draw Robot Outline
        for robidx = 1:4
            %line([pos_center(robidx,1,step) pos_center(robidx,1,step+1)], [pos_center(robidx,2,step) pos_center(robidx,2,step+1)])  
            Line_Robot(robidx,1) = line([pos_center(robidx, 1, step)+grid_dhw*cos(pi/4 - heading(robidx)) ...
                                                     pos_center(robidx, 1, step)+grid_dhw*sin(pi/4 - heading(robidx))], ...
                                                    [pos_center(robidx, 2, step)+grid_dhw*sin(pi/4 -  heading(robidx)) ...
                                                     pos_center(robidx, 2, step)+grid_dhw*-cos(pi/4 -  heading(robidx))], 'Color', 'green', 'LineWidth', 3);
            Line_Robot(robidx,2) = line([pos_center(robidx, 1, step)+grid_dhw*cos(pi/4 -  heading(robidx))... 
                                                     pos_center(robidx, 1, step)+grid_dhw*-sin(pi/4 -  heading(robidx))], ...
                                                    [ pos_center(robidx, 2, step)+grid_dhw*sin(pi/4 -  heading(robidx))...
                                                      pos_center(robidx, 2, step)+grid_dhw*cos(pi/4 -  heading(robidx))], 'Color', 'green', 'LineWidth', 3);
            Line_Robot(robidx,3) = line([pos_center(robidx, 1, step)+grid_dhw*-cos(pi/4 -  heading(robidx)) ...
                                                     pos_center(robidx, 1, step)+grid_dhw*-sin(pi/4 -  heading(robidx))], ...
                                                    [ pos_center(robidx, 2, step)+grid_dhw*-sin(pi/4 -  heading(robidx)) ...
                                                      pos_center(robidx, 2, step)+grid_dhw*cos(pi/4 -  heading(robidx))], 'Color', 'green', 'LineWidth', 3);
            Line_Robot(robidx,4) = line([pos_center(robidx, 1, step)+grid_dhw*-cos(pi/4 -  heading(robidx)) ...
                                                     pos_center(robidx, 1, step)+grid_dhw*sin(pi/4 -  heading(robidx))], ...
                                                    [ pos_center(robidx, 2, step)+grid_dhw*-sin(pi/4 -  heading(robidx))...
                                                      pos_center(robidx, 2, step)+grid_dhw*-cos(pi/4 -  heading(robidx))], 'Color', 'green', 'LineWidth', 3);   
        end
        
        if(is_calculate_coverage)
            for cvg_idx = 1: numel(Cvg(:, 1))
                if (abs(pos_center(2, :, step)-Cvg(cvg_idx, 1:2)) < 2.5*sqrt(2)*grid_w)
                    for robidx = 1:4
                        if (Cvg(cvg_idx, 3) == 0)
                            tri1_x = [pos_center(robidx, 1, step)+grid_dhw*cos(pi/4 - heading(robidx)) ...
                                          pos_center(robidx, 1, step)+grid_dhw*sin(pi/4 - heading(robidx)) ...
                                          Cvg(cvg_idx, 1)];
                            tri1_y = [pos_center(robidx, 2, step)+grid_dhw*sin(pi/4 -  heading(robidx))  ...
                                          pos_center(robidx, 2, step)+grid_dhw*-cos(pi/4 -  heading(robidx)) ...
                                          Cvg(cvg_idx, 2)];
                            area1 = polyarea(tri1_x,tri1_y);
                            tri2_x = [pos_center(robidx, 1, step)+grid_dhw*cos(pi/4 -  heading(robidx)) ...
                                          pos_center(robidx, 1, step)+grid_dhw*-sin(pi/4 -  heading(robidx)) ...
                                          Cvg(cvg_idx, 1)];
                            tri2_y = [pos_center(robidx, 2, step)+grid_dhw*sin(pi/4 -  heading(robidx))  ...
                                          pos_center(robidx, 2, step)+grid_dhw*cos(pi/4 -  heading(robidx)) ...
                                          Cvg(cvg_idx, 2)];
                            area2 = polyarea(tri1_x,tri1_y);
                            tri3_x = [pos_center(robidx, 1, step)+grid_dhw*-cos(pi/4 -  heading(robidx)) ...
                                          pos_center(robidx, 1, step)+grid_dhw*-sin(pi/4 - heading(robidx)) ...
                                          Cvg(cvg_idx, 1)];
                            tri3_y = [pos_center(robidx, 2, step)+grid_dhw*-sin(pi/4 -  heading(robidx))  ...
                                          pos_center(robidx, 2, step)+grid_dhw*cos(pi/4 -  heading(robidx)) ...
                                          Cvg(cvg_idx, 2)];
                            area3 = polyarea(tri3_x,tri3_y);
                            tri4_x = [pos_center(robidx, 1, step)+grid_dhw*-cos(pi/4 -  heading(robidx)) ...
                                          pos_center(robidx, 1, step)+grid_dhw*sin(pi/4 -  heading(robidx)) ...
                                          Cvg(cvg_idx, 1)];
                            tri4_y = [pos_center(robidx, 2, step)+grid_dhw*-sin(pi/4 -  heading(robidx)) ...
                                          pos_center(robidx, 2, step)+grid_dhw*-cos(pi/4 -  heading(robidx)) ...
                                          Cvg(cvg_idx, 2)];
                            area4 =  polyarea(tri4_x,tri4_y);
                            if area1 + area2 + area3 + area4 <= grid_w* grid_w + 0.1
                                Cvg(cvg_idx,3) = 1;
                                count_cvg_point = count_cvg_point+1;
                            end
                        end
                    end
                end
            end
            if (is_print_coverage)
                disp(['Coverage: ',  num2str(count_cvg_point*100 / numel(Cvg(:, 1))), ' %']);
            end
        end
        % Draw Robot Center
        line([pos_x pos_nx], [pos_y pos_ny])
        
    end
end

if (is_xbee_on)
     writedata = char('S');
     fwrite(arduino,writedata,'char');
end

disp('===================');
disp('Robot Navigation Completed!');
toc
hold off
if (is_calculate_coverage)
    disp(['Final Map Coverage: ',  num2str(count_cvg_point*100 / numel(Cvg(:, 1))), ' %']);
end